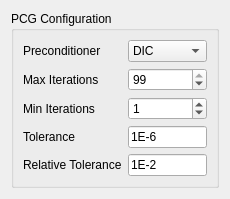
<?xml version="1.0" encoding="UTF-8"?>
<ui version="4.0">
 <class>Form</class>
 <widget class="QWidget" name="Form">
  <property name="geometry">
   <rect>
    <x>0</x>
    <y>0</y>
    <width>201</width>
    <height>170</height>
   </rect>
  </property>
  <property name="windowTitle">
   <string>Form</string>
  </property>
  <layout class="QVBoxLayout" name="verticalLayout">
   <item>
    <widget class="QGroupBox" name="groupBox">
     <property name="title">
      <string>PCG Configuration</string>
     </property>
     <layout class="QGridLayout" name="gridLayout">
      <item row="0" column="0">
       <widget class="QLabel" name="label">
        <property name="text">
         <string>Preconditioner</string>
        </property>
       </widget>
      </item>
      <item row="0" column="1">
       <widget class="QComboBox" name="comboBox">
        <item>
         <property name="text">
          <string>DIC</string>
         </property>
        </item>
        <item>
         <property name="text">
          <string>Fast DIC</string>
         </property>
        </item>
        <item>
         <property name="text">
          <string>Diagonal</string>
         </property>
        </item>
        <item>
         <property name="text">
          <string>None</string>
         </property>
        </item>
       </widget>
      </item>
      <item row="1" column="0">
       <widget class="QLabel" name="label_2">
        <property name="text">
         <string>Max Iterations</string>
        </property>
       </widget>
      </item>
      <item row="1" column="1">
       <widget class="QSpinBox" name="spinBox">
        <property name="value">
         <number>99</number>
        </property>
       </widget>
      </item>
      <item row="2" column="0">
       <widget class="QLabel" name="label_3">
        <property name="text">
         <string>Min Iterations</string>
        </property>
       </widget>
      </item>
      <item row="2" column="1">
       <widget class="QSpinBox" name="spinBox_2">
        <property name="value">
         <number>1</number>
        </property>
       </widget>
      </item>
      <item row="3" column="0">
       <widget class="QLabel" name="label_4">
        <property name="text">
         <string>Tolerance</string>
        </property>
       </widget>
      </item>
      <item row="3" column="1">
       <widget class="QLineEdit" name="lineEdit">
        <property name="text">
         <string>1E-6</string>
        </property>
       </widget>
      </item>
      <item row="4" column="0">
       <widget class="QLabel" name="label_5">
        <property name="text">
         <string>Relative Tolerance</string>
        </property>
       </widget>
      </item>
      <item row="4" column="1">
       <widget class="QLineEdit" name="lineEdit_2">
        <property name="text">
         <string>1E-2</string>
        </property>
       </widget>
      </item>
     </layout>
    </widget>
   </item>
  </layout>
 </widget>
 <resources/>
 <connections/>
</ui>
